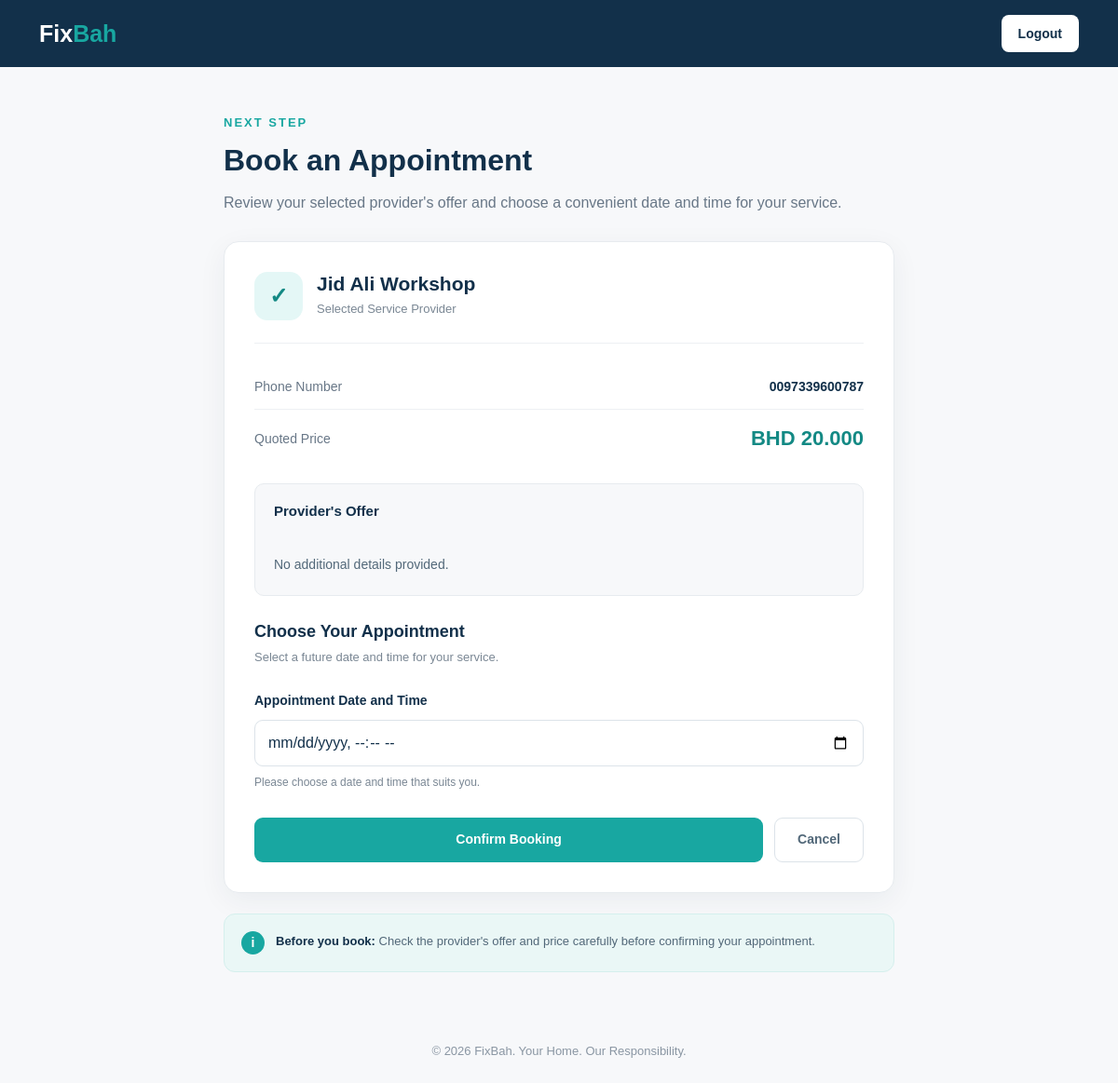
The page /book-appointment/8 (signed in) on the database its author committed.
### tables this page shows
CREATE TABLE providers (
    id INTEGER PRIMARY KEY AUTOINCREMENT,
    user_id INTEGER NOT NULL UNIQUE,
    business_name TEXT NOT NULL,
    phone TEXT NOT NULL,
    description TEXT,
    verified INTEGER NOT NULL DEFAULT 0,
    FOREIGN KEY (user_id) REFERENCES users(id)
);

CREATE TABLE quotes (
    id INTEGER PRIMARY KEY AUTOINCREMENT,
    request_id INTEGER NOT NULL,
    provider_id INTEGER NOT NULL,
    price REAL NOT NULL CHECK (price >= 0),
    description TEXT,
    status TEXT NOT NULL DEFAULT 'pending',
    created_at DATETIME DEFAULT CURRENT_TIMESTAMP,
    FOREIGN KEY (request_id) REFERENCES service_requests(id),
    FOREIGN KEY (provider_id) REFERENCES providers(id),
    UNIQUE (request_id, provider_id)
);

### app.py (the view, shortened to what this page needs)
@app.route("/book-appointment/<int:quote_id>", methods=["GET", "POST"])
def book_appointment(quote_id):
    if "user_id" not in session:
        return redirect(url_for("login"))
    if session.get("role") != "customer":
        return redirect(url_for("index"))
    db = get_db_connection()
    quote = db.execute("""
        SELECT
            quotes.id,
            quotes.request_id,
            quotes.price,
            quotes.description AS quote_description,
            quotes.status,
            providers.business_name,
            providers.phone,
            providers.description AS provider_description,
            service_requests.customer_id
        FROM quotes
        JOIN providers
            ON quotes.provider_id = providers.id
        JOIN service_requests
            ON quotes.request_id = service_requests.id
        WHERE quotes.id = ?
    """, (quote_id,)).fetchone()
    if quote is None or quote["customer_id"] != session["user_id"]:
        db.close()
        return "Quote not found or access denied.", 404
    if quote["status"] != "pending":
        db.close()
        return render_template(
                "quote_error.html"), 400
    error = None
    db.close()
    return render_template(
        "book_appointment.html",
        quote=quote,
        error=error
    )

### database.py (called while the page is built)
def get_db_connection():
    db = sqlite3.connect(DATABASE)
    db.row_factory = sqlite3.Row
    db.execute("PRAGMA foreign_keys = ON")
    return db

### templates/book_appointment.html (shortened to what this page needs)
<!DOCTYPE html>
<html lang="en">
<head>
    <link
        href="https://cdn.jsdelivr.net/npm/bootstrap@5.3.3/dist/css/bootstrap.min.css"
        rel="stylesheet"
    >
    <link
        rel="stylesheet"
        href="{{ url_for('static', filename='css/style.css') }}"
    >
</head>
<body class="booking-page">
    <nav class="booking-navbar">
        <div class="container d-flex justify-content-between align-items-center">
            <a class="booking-brand" href="/">
                Fix<span class="brand-highlight">Bah</span>
            </a>
            <a href="{{ url_for('logout') }}" class="booking-logout-btn">
                Logout
            </a>
        </div>
    </nav>
    <main class="booking-container">
        <div class="booking-heading">
            <div class="booking-label">Next Step</div>
            <h1>Book an Appointment</h1>
            <p>
                Review your selected provider's offer and choose a convenient
                date and time for your service.
            </p>
        </div>
        <div class="booking-card">
            <div class="booking-provider-header">
                <div class="booking-provider-icon">✓</div>
                <div>
                    <h2>{{ quote.business_name }}</h2>
                    <p>Selected Service Provider</p>
                </div>
            </div>
            <div class="booking-details">
                <div class="booking-detail-row">
                    <span class="booking-detail-label">Phone Number</span>
                    <span class="booking-detail-value">
                        {{ quote.phone }}
                    </span>
                </div>
                <div class="booking-detail-row booking-price-row">
                    <span class="booking-detail-label">Quoted Price</span>
                    <span class="booking-price">
                        BHD {{ "%.3f"|format(quote.price) }}
                    </span>
                </div>
            </div>
            <div class="booking-offer">
                <h3>Provider's Offer</h3>
                <p>
                    {{ quote.quote_description or "No additional details provided." }}
                </p>
            </div>
            <form method="POST">
                <div class="booking-form-heading">
                    <h3>Choose Your Appointment</h3>
                    <p>
                        Select a future date and time for your service.
                    </p>
                </div>
                <div class="mb-4">
                    <label for="appointment_date" class="form-label">
                        Appointment Date and Time
                    </label>
                    <input
                        type="datetime-local"
                        class="form-control booking-date-input"
                        id="appointment_date"
                        name="appointment_date"
                        required
                    >
                    <div class="form-text">
                        Please choose a date and time that suits you.
                    </div>
                </div>
                <div class="booking-actions">
                    <button type="submit" class="btn booking-confirm-btn">
                        Confirm Booking
                    </button>
                    <a href="{{ url_for('my_requests') }}"
                       class="btn booking-cancel-btn">
                        Cancel
                    </a>
                </div>
            </form>
        </div>
        <div class="booking-notice">
            <div class="booking-notice-icon">i</div>
            <p>
                <strong>Before you book:</strong>
                Check the provider's offer and price carefully before
                confirming your appointment.
            </p>
        </div>
    </main>
    <footer class="booking-footer">
        © 2026 FixBah. Your Home. Our Responsibility.
    </footer>
</body>
</html>

### rows shown on the page
providers: business_name "Jid Ali Workshop", phone "0097339600787"
quotes: price "20.000", description "No additional details provided."
